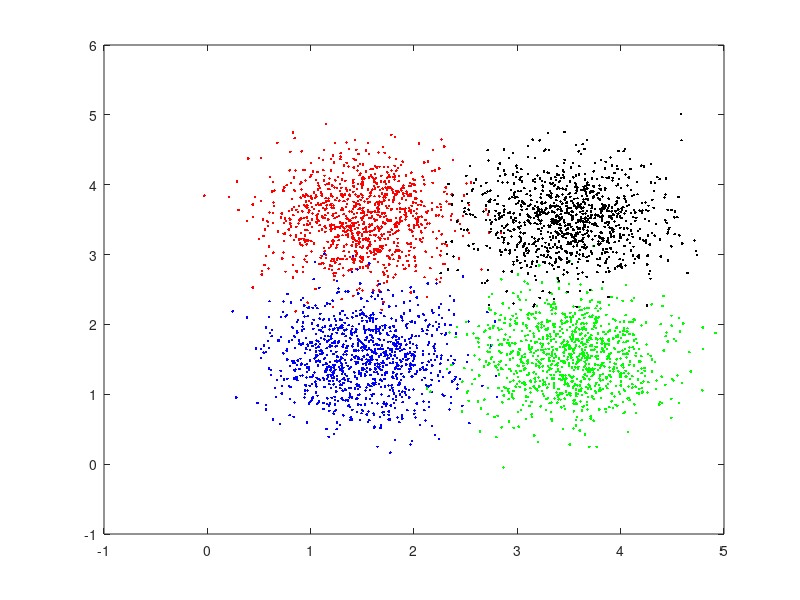
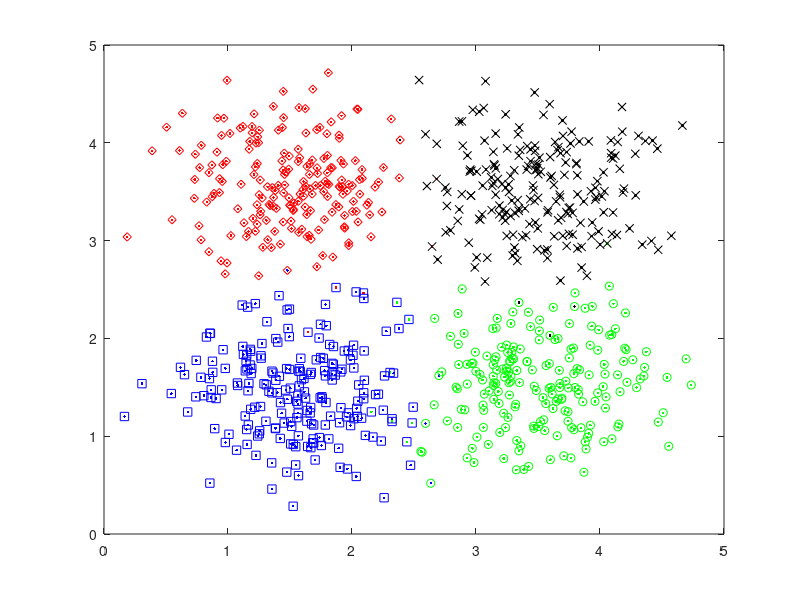

Write the MATLAB code that produced these figures, in order.




function [model] = testesvm()

m1 = [1.5;3.5];
m2 = [1.5;1.5];
m3 = [3.5,1.5];
m4 = [3.5,3.5];
c = [0.2 0; 0 0.2];

nSet = 1000;

amostras1 = mvnrnd(m1,c,nSet); %classe 1
amostras2 = mvnrnd(m2,c,nSet); %classe 2
amostras3 = mvnrnd(m3,c,nSet); %classe 3
amostras4 = mvnrnd(m4,c,nSet); %classe 4

plot(amostras1(:,1), amostras1(:,2),'r.');
hold on
plot(amostras2(:,1), amostras2(:,2),'b.');
plot(amostras3(:,1), amostras3(:,2),'g.');
plot(amostras4(:,1), amostras4(:,2),'k.');


treino = [amostras1; amostras2; amostras3; amostras4];
%treino = [amostras1; amostras2];

labels = ones(size(treino,1),1);
labels(1001:2000,:) = 2;
labels(2001:3000,:) = 3;
labels(3001:end,:)  = 4;

model = svmtrain(labels,treino,'-c 1 -g 2 -b 1');

t1 = mvnrnd(m1,c,200);
t2 = mvnrnd(m2,c,200);
t3 = mvnrnd(m3,c,200);
t4 = mvnrnd(m4,c,200);
teste = [t1; t2; t3; t4]; %1os 20 devem ser 1 e ultimos 20 -1
%teste = [t1; t2];
labels_teste = ones(size(teste,1),1);

[classificacao, precisao, probabilidades] = svmpredict(labels_teste, teste, model);

figure,plot(t1(:,1),t1(:,2),'r.');
hold on
plot(t2(:,1),t2(:,2),'b.');
plot(t3(:,1),t3(:,2),'g.');
plot(t4(:,1),t4(:,2),'k.');

classe1 = teste(find(classificacao==1),:);
classe2 = teste(find(classificacao==2),:);
classe3 = teste(find(classificacao==3),:);
classe4 = teste(find(classificacao==4),:);

plot(classe1(:,1),classe1(:,2),'rd');
plot(classe2(:,1),classe2(:,2),'bs');
plot(classe3(:,1),classe3(:,2),'go');
plot(classe4(:,1),classe4(:,2),'kx');

